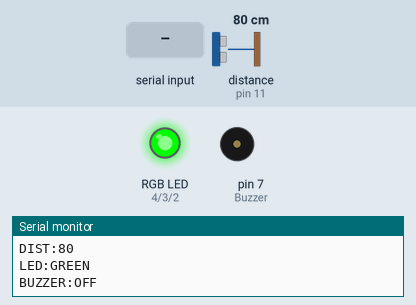
This sketch was run on a simulated Arduino Uno, built with avr-gcc and run on an emulated ATmega328P. Parts: an RGB LED mixed from three pins (HIGH = lit), buzzer (waves = sounding), the last lines printed to the serial monitor. Wiring (inferred from the names in the program): ultrasonic range finder: trigger pin 12; echo pin 11. Dashed ring = blinking. The inputs (shaded band) are chosen by the test bench; at power-on: distance to the obstacle (sensor on pin 11) 80 cm. The echo pulse lasts 58.3 µs per cm; pins used as bus, display or sensor lines are not drawn.

Above: at 1.5 s.
1.6 s: "TEST_LED\n" received over Serial
At 2.0 s:
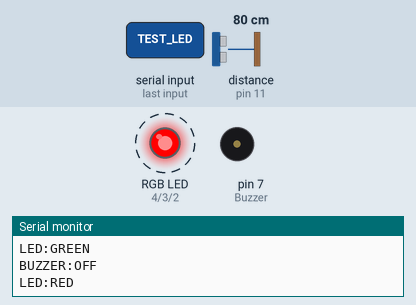
4.6 s: distance to the obstacle (sensor on pin 11) set to 17 cm
6.1 s: distance to the obstacle (sensor on pin 11) set to 13 cm
At 6.4 s:
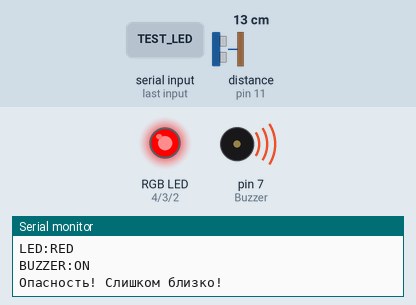
7.6 s: "TEST_LED\n" received over Serial
At 8.5 s:
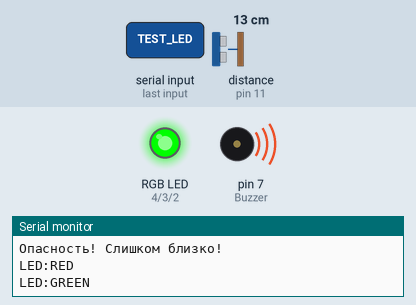
10.6 s: distance to the obstacle (sensor on pin 11) set to 18 cm
At 11.8 s:
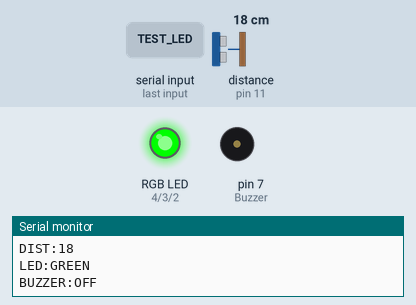
12.1 s: distance to the obstacle (sensor on pin 11) set to 4 cm
At 13.5 s:
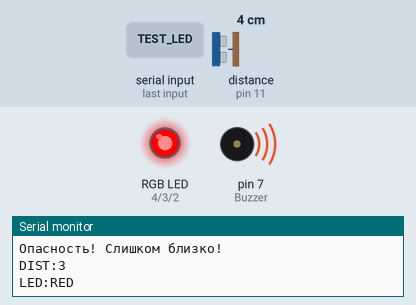
Timing chart, 0 to 14.6 s (numbered marks = the images above; inputs shaded):
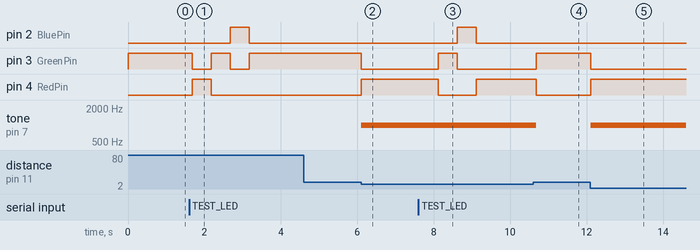

The sketch:

sketch_arduido.ino
```cpp
#define Trig 12     // Пин для отправки ультразвукового импульса
#define Echo 11     // Пин для приема отраженного сигнала
#define Buzzer 7    // Пин для пьезодинамика
#define RedPin 4    // Красный пин RGB светодиода
#define GreenPin 3  // Зеленый пин RGB светодиода
#define BluePin 2   // Синий пин RGB светодиода

int distance = 0;
int thresholdDistance = 15; // Порог по умолчанию 15 см
bool autoMode = true; // Автоматический режим по умолчанию

String inputString = "";
bool stringComplete = false;

void setup() {
    // Настройка пинов
    pinMode(Trig, OUTPUT);    // Пин Trig настроен как выход
    pinMode(Echo, INPUT);     // Пин Echo настроен как вход
    pinMode(Buzzer, OUTPUT);  // Пин для пьезодинамика
    pinMode(RedPin, OUTPUT);  // Красный пин RGB
    pinMode(GreenPin, OUTPUT);// Зеленый пин RGB
    pinMode(BluePin, OUTPUT); // Синий пин RGB

    // Изначально выключаем все цвета
    digitalWrite(RedPin, LOW);
    digitalWrite(GreenPin, LOW);
    digitalWrite(BluePin, LOW);

    // Включаем зеленый при запуске
    setRgbColor(0, 255, 0); // Зеленый

    Serial.begin(9600);      // Скорость передачи
    Serial.println("Система ультразвукового датчика с RGB светодиодом готова");
    Serial.println("Команды:");
    Serial.println("SET_THRESHOLD:<число> - установить порог (см)");
    Serial.println("GET_SETTINGS - получить текущие настройки");
    Serial.println("TEST_BUZZER - тест пищалки");
    Serial.println("TEST_LED - тест светодиода");
    Serial.println("MODE:AUTO - автоматический режим");
    Serial.println("MODE:MANUAL - ручной режим");
}

void loop() {
    // Обработка входящих команд
    serialEvent();

    if (stringComplete) {
        processCommand(inputString);
        inputString = "";
        stringComplete = false;
    }

    // Измерение расстояния
    measureDistance();

    // Отправка данных на компьютер
    Serial.print("DIST:");
    Serial.println(distance);

    // Автоматический режим управления
    if (autoMode) {
        // Проверяем расстояние и управляем светодиодом и пьезодинамиком
        if (distance < thresholdDistance && distance > 0) {
            // Близко - красный свет и звук
            setRgbColor(255, 0, 0); // Красный
            tone(Buzzer, 1000);     // Включаем звук
            Serial.println("LED:RED");
            Serial.println("BUZZER:ON");
            Serial.println("Опасность! Слишком близко!");
        } else {
            // Нормальное расстояние - зеленый свет и нет звука
            setRgbColor(0, 255, 0); // Зеленый
            noTone(Buzzer);         // Выключаем звук
            Serial.println("LED:GREEN");
            Serial.println("BUZZER:OFF");
        }
    }

    delay(100); // Задержка между измерениями
}

void measureDistance() {
    // Генерация ультразвукового импульса
    digitalWrite(Trig, HIGH);
    delayMicroseconds(10);
    digitalWrite(Trig, LOW);

    // Измерение длительности отраженного импульса
    unsigned long impulse = pulseIn(Echo, HIGH);
    distance = impulse / 58; // Расстояние в сантиметрах
}

void setRgbColor(int red, int green, int blue) {
    // Для общего катода - напрямую
    analogWrite(RedPin, red);
    analogWrite(GreenPin, green);
    analogWrite(BluePin, blue);
}

void serialEvent() {
    while (Serial.available()) {
        char inChar = (char)Serial.read();
        if (inChar == '\n') {
            stringComplete = true;
        } else {
            inputString += inChar;
        }
    }
}

void processCommand(String command) {
    command.trim();

    if (command.startsWith("SET_THRESHOLD:")) {
        // Установка нового порога
        String valueStr = command.substring(14);
        int newThreshold = valueStr.toInt();

        if (newThreshold >= 5 && newThreshold <= 100) {
            thresholdDistance = newThreshold;
            Serial.print("THRESHOLD:");
            Serial.println(thresholdDistance);
            Serial.println("Порог изменен");
        } else {
            Serial.println("Ошибка: порог должен быть от 5 до 100 см");
        }
    }
    else if (command == "GET_SETTINGS") {
        // Отправка текущих настроек
        Serial.print("THRESHOLD:");
        Serial.println(thresholdDistance);

        Serial.print("BUZZER:");
        Serial.println(digitalRead(Buzzer) == HIGH ? "ON" : "OFF");

        // Определяем текущий цвет
        if (distance < thresholdDistance && distance > 0) {
            Serial.println("LED:RED");
        } else {
            Serial.println("LED:GREEN");
        }

        Serial.print("MODE:");
        Serial.println(autoMode ? "AUTO" : "MANUAL");
    }
    else if (command == "TEST_BUZZER") {
        // Тест пищалки
        Serial.println("BUZZER:ON");
        tone(Buzzer, 1000);
        delay(500);
        noTone(Buzzer);
        Serial.println("BUZZER:OFF");
        Serial.println("Тест пищалки завершен");
    }
    else if (command == "TEST_LED") {
        // Тест RGB светодиода
        Serial.println("LED:RED");
        setRgbColor(255, 0, 0);
        delay(500);

        Serial.println("LED:GREEN");
        setRgbColor(0, 255, 0);
        delay(500);

        Serial.println("LED:BLUE");
        setRgbColor(0, 0, 255);
        delay(500);

        // Возвращаемся к нормальному состоянию
        if (autoMode) {
            if (distance < thresholdDistance && distance > 0) {
                setRgbColor(255, 0, 0);
                Serial.println("LED:RED");
            } else {
                setRgbColor(0, 255, 0);
                Serial.println("LED:GREEN");
            }
        } else {
            // В ручном режиме возвращаемся к последнему цвету
            setRgbColor(0, 255, 0);
            Serial.println("LED:GREEN");
        }

        Serial.println("Тест RGB светодиода завершен");
    }
    else if (command == "MODE:AUTO") {
        // Включение автоматического режима
        autoMode = true;
        Serial.println("MODE:AUTO");
        Serial.println("Автоматический режим включен");
    }
    else if (command == "MODE:MANUAL") {
        // Включение ручного режима
        autoMode = false;
        // Выключаем пищалку при переходе в ручной режим
        noTone(Buzzer);
        // Включаем зеленый свет
        setRgbColor(0, 255, 0);
        Serial.println("MODE:MANUAL");
        Serial.println("BUZZER:OFF");
        Serial.println("LED:GREEN");
        Serial.println("Ручной режим включен");
    }
    else {
        Serial.print("Неизвестная команда: ");
        Serial.println(command);
    }
}
```

Measured:
- the behaviour switches between 15 and 14 cm on distance to the obstacle (sensor on pin 11) (found by bisection; images 1 and 2)
- after the input at 1.6 s, pin 2 (BluePin): LOW → HIGH after 1.1 s, → LOW 0.50 s later; pin 3 (GreenPin): alternates HIGH for 0.50 s and LOW for 0.50 s, 4 changes in all, then stays HIGH, starting after 0.08 s; pin 4 (RedPin): LOW → HIGH after 0.08 s, → LOW 0.50 s later
- after the input at 6.1 s, pin 3 (GreenPin): HIGH → LOW at once; pin 4 (RedPin): LOW → HIGH at once; tone on pin 7 (Buzzer): silent → 1000 Hz at once
- after the input at 7.6 s, pin 2 (BluePin): LOW → HIGH after 1.0 s, → LOW 0.50 s later; pin 3 (GreenPin): LOW → HIGH after 0.52 s, → LOW 0.50 s later; pin 4 (RedPin): HIGH → LOW after 0.52 s, → HIGH 1.0 s later
- after the input at 10.6 s, pin 3 (GreenPin): LOW → HIGH after 0.09 s; pin 4 (RedPin): HIGH → LOW after 0.09 s; tone on pin 7 (Buzzer): 1000 Hz → silent after 0.09 s
- after the input at 12.1 s, pin 3 (GreenPin): HIGH → LOW at once; pin 4 (RedPin): LOW → HIGH at once; tone on pin 7 (Buzzer): silent → 1000 Hz at once
